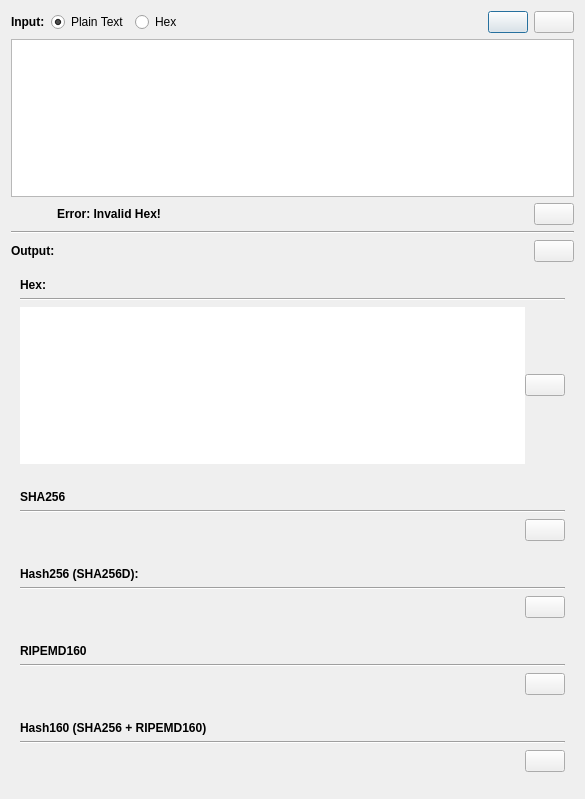
<?xml version="1.0" encoding="UTF-8"?>
<ui version="4.0">
 <class>HashCalcDialog</class>
 <widget class="QDialog" name="HashCalcDialog">
  <property name="geometry">
   <rect>
    <x>0</x>
    <y>0</y>
    <width>585</width>
    <height>799</height>
   </rect>
  </property>
  <property name="windowTitle">
   <string>Hash Calculator</string>
  </property>
  <layout class="QVBoxLayout" name="verticalLayout">
   <item>
    <layout class="QHBoxLayout" name="horizontalLayout_11">
     <item>
      <widget class="QLabel" name="label">
       <property name="sizePolicy">
        <sizepolicy hsizetype="Preferred" vsizetype="Maximum">
         <horstretch>0</horstretch>
         <verstretch>0</verstretch>
        </sizepolicy>
       </property>
       <property name="font">
        <font>
         <weight>75</weight>
         <bold>true</bold>
        </font>
       </property>
       <property name="text">
        <string>Input:</string>
       </property>
      </widget>
     </item>
     <item>
      <widget class="QRadioButton" name="radioButtonPlainText">
       <property name="text">
        <string>Plain Text</string>
       </property>
       <property name="checked">
        <bool>true</bool>
       </property>
      </widget>
     </item>
     <item>
      <widget class="QRadioButton" name="radioButtonHex">
       <property name="text">
        <string>Hex</string>
       </property>
      </widget>
     </item>
     <item>
      <spacer name="horizontalSpacer">
       <property name="orientation">
        <enum>Qt::Horizontal</enum>
       </property>
       <property name="sizeHint" stdset="0">
        <size>
         <width>40</width>
         <height>20</height>
        </size>
       </property>
      </spacer>
     </item>
     <item>
      <widget class="QPushButton" name="pushButtonClear">
       <property name="sizePolicy">
        <sizepolicy hsizetype="Maximum" vsizetype="Fixed">
         <horstretch>0</horstretch>
         <verstretch>0</verstretch>
        </sizepolicy>
       </property>
       <property name="text">
        <string/>
       </property>
       <property name="iconSize">
        <size>
         <width>24</width>
         <height>24</height>
        </size>
       </property>
      </widget>
     </item>
     <item>
      <widget class="QPushButton" name="pushButtonPaste">
       <property name="sizePolicy">
        <sizepolicy hsizetype="Maximum" vsizetype="Fixed">
         <horstretch>0</horstretch>
         <verstretch>0</verstretch>
        </sizepolicy>
       </property>
       <property name="text">
        <string/>
       </property>
       <property name="iconSize">
        <size>
         <width>24</width>
         <height>24</height>
        </size>
       </property>
      </widget>
     </item>
    </layout>
   </item>
   <item>
    <widget class="QPlainTextEdit" name="plainTextEdit">
     <property name="sizePolicy">
      <sizepolicy hsizetype="Minimum" vsizetype="Maximum">
       <horstretch>0</horstretch>
       <verstretch>0</verstretch>
      </sizepolicy>
     </property>
     <property name="plainText">
      <string notr="true"/>
     </property>
     <property name="placeholderText">
      <string comment="Enter plain text or Hex" extracomment="Enter plain text or Hex">Enter plain text</string>
     </property>
    </widget>
   </item>
   <item>
    <layout class="QHBoxLayout" name="horizontalLayoutHexWarning">
     <item>
      <widget class="QPushButton" name="pushButtonHexWarning">
       <property name="sizePolicy">
        <sizepolicy hsizetype="Maximum" vsizetype="Fixed">
         <horstretch>0</horstretch>
         <verstretch>0</verstretch>
        </sizepolicy>
       </property>
       <property name="text">
        <string/>
       </property>
       <property name="iconSize">
        <size>
         <width>24</width>
         <height>24</height>
        </size>
       </property>
       <property name="flat">
        <bool>true</bool>
       </property>
      </widget>
     </item>
     <item>
      <widget class="QLabel" name="labelInvalidHex">
       <property name="font">
        <font>
         <weight>75</weight>
         <bold>true</bold>
        </font>
       </property>
       <property name="text">
        <string>Error: Invalid Hex! </string>
       </property>
       <property name="textInteractionFlags">
        <set>Qt::NoTextInteraction</set>
       </property>
      </widget>
     </item>
     <item>
      <widget class="QPushButton" name="pushButtonHelpInvalidHex">
       <property name="sizePolicy">
        <sizepolicy hsizetype="Maximum" vsizetype="Fixed">
         <horstretch>0</horstretch>
         <verstretch>0</verstretch>
        </sizepolicy>
       </property>
       <property name="text">
        <string/>
       </property>
       <property name="iconSize">
        <size>
         <width>24</width>
         <height>24</height>
        </size>
       </property>
      </widget>
     </item>
    </layout>
   </item>
   <item>
    <widget class="Line" name="line">
     <property name="orientation">
      <enum>Qt::Horizontal</enum>
     </property>
    </widget>
   </item>
   <item>
    <layout class="QHBoxLayout" name="horizontalLayout_10">
     <item>
      <widget class="QLabel" name="label_2">
       <property name="sizePolicy">
        <sizepolicy hsizetype="Preferred" vsizetype="Maximum">
         <horstretch>0</horstretch>
         <verstretch>0</verstretch>
        </sizepolicy>
       </property>
       <property name="font">
        <font>
         <weight>75</weight>
         <bold>true</bold>
        </font>
       </property>
       <property name="text">
        <string>Output:</string>
       </property>
      </widget>
     </item>
     <item>
      <widget class="QPushButton" name="pushButtonHelp">
       <property name="sizePolicy">
        <sizepolicy hsizetype="Maximum" vsizetype="Fixed">
         <horstretch>0</horstretch>
         <verstretch>0</verstretch>
        </sizepolicy>
       </property>
       <property name="text">
        <string/>
       </property>
       <property name="iconSize">
        <size>
         <width>24</width>
         <height>24</height>
        </size>
       </property>
      </widget>
     </item>
    </layout>
   </item>
   <item>
    <widget class="QFrame" name="frame_3">
     <property name="frameShape">
      <enum>QFrame::NoFrame</enum>
     </property>
     <property name="frameShadow">
      <enum>QFrame::Raised</enum>
     </property>
     <property name="lineWidth">
      <number>1</number>
     </property>
     <layout class="QVBoxLayout" name="verticalLayout_4">
      <property name="topMargin">
       <number>10</number>
      </property>
      <property name="bottomMargin">
       <number>10</number>
      </property>
      <item>
       <widget class="QLabel" name="label_16">
        <property name="font">
         <font>
          <weight>75</weight>
          <bold>true</bold>
         </font>
        </property>
        <property name="text">
         <string>Hex:</string>
        </property>
       </widget>
      </item>
      <item>
       <widget class="Line" name="line_5">
        <property name="orientation">
         <enum>Qt::Horizontal</enum>
        </property>
       </widget>
      </item>
      <item>
       <layout class="QHBoxLayout" name="horizontalLayout_7" stretch="0,0">
        <property name="spacing">
         <number>0</number>
        </property>
        <property name="leftMargin">
         <number>0</number>
        </property>
        <item>
         <widget class="QTextBrowser" name="textBrowserHex">
          <property name="font">
           <font>
            <family>Noto Mono</family>
           </font>
          </property>
          <property name="acceptDrops">
           <bool>false</bool>
          </property>
          <property name="styleSheet">
           <string notr="true"/>
          </property>
          <property name="frameShape">
           <enum>QFrame::NoFrame</enum>
          </property>
          <property name="frameShadow">
           <enum>QFrame::Sunken</enum>
          </property>
          <property name="lineWidth">
           <number>0</number>
          </property>
          <property name="verticalScrollBarPolicy">
           <enum>Qt::ScrollBarAsNeeded</enum>
          </property>
          <property name="horizontalScrollBarPolicy">
           <enum>Qt::ScrollBarAlwaysOff</enum>
          </property>
          <property name="textInteractionFlags">
           <set>Qt::TextSelectableByMouse</set>
          </property>
          <property name="openLinks">
           <bool>false</bool>
          </property>
         </widget>
        </item>
        <item>
         <widget class="QPushButton" name="pushButtonCopyHex">
          <property name="sizePolicy">
           <sizepolicy hsizetype="Maximum" vsizetype="Fixed">
            <horstretch>0</horstretch>
            <verstretch>0</verstretch>
           </sizepolicy>
          </property>
          <property name="text">
           <string/>
          </property>
          <property name="iconSize">
           <size>
            <width>24</width>
            <height>24</height>
           </size>
          </property>
         </widget>
        </item>
       </layout>
      </item>
     </layout>
    </widget>
   </item>
   <item>
    <widget class="QFrame" name="frame_4">
     <property name="frameShape">
      <enum>QFrame::NoFrame</enum>
     </property>
     <property name="frameShadow">
      <enum>QFrame::Raised</enum>
     </property>
     <property name="lineWidth">
      <number>1</number>
     </property>
     <layout class="QVBoxLayout" name="verticalLayout_5">
      <property name="topMargin">
       <number>10</number>
      </property>
      <property name="bottomMargin">
       <number>10</number>
      </property>
      <item>
       <widget class="QLabel" name="label_14">
        <property name="font">
         <font>
          <weight>75</weight>
          <bold>true</bold>
         </font>
        </property>
        <property name="text">
         <string>SHA256</string>
        </property>
       </widget>
      </item>
      <item>
       <widget class="Line" name="line_6">
        <property name="orientation">
         <enum>Qt::Horizontal</enum>
        </property>
       </widget>
      </item>
      <item>
       <layout class="QHBoxLayout" name="horizontalLayout_4">
        <item>
         <widget class="QLabel" name="labelSHA256">
          <property name="font">
           <font>
            <family>Noto Mono</family>
           </font>
          </property>
          <property name="text">
           <string/>
          </property>
          <property name="textInteractionFlags">
           <set>Qt::LinksAccessibleByMouse|Qt::TextSelectableByMouse</set>
          </property>
         </widget>
        </item>
        <item>
         <widget class="QPushButton" name="pushButtonCopySHA256">
          <property name="sizePolicy">
           <sizepolicy hsizetype="Maximum" vsizetype="Fixed">
            <horstretch>0</horstretch>
            <verstretch>0</verstretch>
           </sizepolicy>
          </property>
          <property name="text">
           <string/>
          </property>
          <property name="iconSize">
           <size>
            <width>24</width>
            <height>24</height>
           </size>
          </property>
         </widget>
        </item>
       </layout>
      </item>
     </layout>
    </widget>
   </item>
   <item>
    <widget class="QFrame" name="frame_7">
     <property name="frameShape">
      <enum>QFrame::NoFrame</enum>
     </property>
     <property name="frameShadow">
      <enum>QFrame::Raised</enum>
     </property>
     <property name="lineWidth">
      <number>1</number>
     </property>
     <layout class="QVBoxLayout" name="verticalLayout_8">
      <property name="topMargin">
       <number>10</number>
      </property>
      <property name="bottomMargin">
       <number>10</number>
      </property>
      <item>
       <widget class="QLabel" name="label_3">
        <property name="font">
         <font>
          <weight>75</weight>
          <bold>true</bold>
         </font>
        </property>
        <property name="text">
         <string>Hash256 (SHA256D):</string>
        </property>
       </widget>
      </item>
      <item>
       <widget class="Line" name="line_9">
        <property name="orientation">
         <enum>Qt::Horizontal</enum>
        </property>
       </widget>
      </item>
      <item>
       <layout class="QHBoxLayout" name="horizontalLayout">
        <item>
         <widget class="QLabel" name="labelSHA256D">
          <property name="font">
           <font>
            <family>Noto Mono</family>
           </font>
          </property>
          <property name="text">
           <string/>
          </property>
          <property name="textInteractionFlags">
           <set>Qt::LinksAccessibleByMouse|Qt::TextSelectableByMouse</set>
          </property>
         </widget>
        </item>
        <item>
         <widget class="QPushButton" name="pushButtonCopySHA256D">
          <property name="sizePolicy">
           <sizepolicy hsizetype="Maximum" vsizetype="Fixed">
            <horstretch>0</horstretch>
            <verstretch>0</verstretch>
           </sizepolicy>
          </property>
          <property name="text">
           <string/>
          </property>
          <property name="iconSize">
           <size>
            <width>24</width>
            <height>24</height>
           </size>
          </property>
         </widget>
        </item>
       </layout>
      </item>
     </layout>
    </widget>
   </item>
   <item>
    <widget class="QFrame" name="frame_5">
     <property name="frameShape">
      <enum>QFrame::NoFrame</enum>
     </property>
     <property name="frameShadow">
      <enum>QFrame::Raised</enum>
     </property>
     <property name="lineWidth">
      <number>1</number>
     </property>
     <layout class="QVBoxLayout" name="verticalLayout_6">
      <property name="topMargin">
       <number>10</number>
      </property>
      <property name="bottomMargin">
       <number>10</number>
      </property>
      <item>
       <widget class="QLabel" name="label_13">
        <property name="font">
         <font>
          <weight>75</weight>
          <bold>true</bold>
         </font>
        </property>
        <property name="text">
         <string>RIPEMD160</string>
        </property>
       </widget>
      </item>
      <item>
       <widget class="Line" name="line_7">
        <property name="orientation">
         <enum>Qt::Horizontal</enum>
        </property>
       </widget>
      </item>
      <item>
       <layout class="QHBoxLayout" name="horizontalLayout_2">
        <item>
         <widget class="QLabel" name="labelRIPEMD160">
          <property name="font">
           <font>
            <family>Noto Mono</family>
           </font>
          </property>
          <property name="text">
           <string/>
          </property>
          <property name="textInteractionFlags">
           <set>Qt::LinksAccessibleByMouse|Qt::TextSelectableByMouse</set>
          </property>
         </widget>
        </item>
        <item>
         <widget class="QPushButton" name="pushButtonCopyRIPEMD160">
          <property name="sizePolicy">
           <sizepolicy hsizetype="Maximum" vsizetype="Fixed">
            <horstretch>0</horstretch>
            <verstretch>0</verstretch>
           </sizepolicy>
          </property>
          <property name="text">
           <string/>
          </property>
          <property name="iconSize">
           <size>
            <width>24</width>
            <height>24</height>
           </size>
          </property>
         </widget>
        </item>
       </layout>
      </item>
     </layout>
    </widget>
   </item>
   <item>
    <widget class="QFrame" name="frame_6">
     <property name="frameShape">
      <enum>QFrame::NoFrame</enum>
     </property>
     <property name="frameShadow">
      <enum>QFrame::Raised</enum>
     </property>
     <property name="lineWidth">
      <number>1</number>
     </property>
     <layout class="QVBoxLayout" name="verticalLayout_7">
      <property name="topMargin">
       <number>10</number>
      </property>
      <property name="bottomMargin">
       <number>10</number>
      </property>
      <item>
       <widget class="QLabel" name="label_12">
        <property name="font">
         <font>
          <weight>75</weight>
          <bold>true</bold>
         </font>
        </property>
        <property name="text">
         <string>Hash160 (SHA256 + RIPEMD160)</string>
        </property>
       </widget>
      </item>
      <item>
       <widget class="Line" name="line_8">
        <property name="orientation">
         <enum>Qt::Horizontal</enum>
        </property>
       </widget>
      </item>
      <item>
       <layout class="QHBoxLayout" name="horizontalLayout_3">
        <item>
         <widget class="QLabel" name="labelHash160">
          <property name="font">
           <font>
            <family>Noto Mono</family>
           </font>
          </property>
          <property name="text">
           <string/>
          </property>
          <property name="textInteractionFlags">
           <set>Qt::LinksAccessibleByMouse|Qt::TextSelectableByMouse</set>
          </property>
         </widget>
        </item>
        <item>
         <widget class="QPushButton" name="pushButtonCopyHash160">
          <property name="sizePolicy">
           <sizepolicy hsizetype="Maximum" vsizetype="Fixed">
            <horstretch>0</horstretch>
            <verstretch>0</verstretch>
           </sizepolicy>
          </property>
          <property name="text">
           <string/>
          </property>
          <property name="iconSize">
           <size>
            <width>24</width>
            <height>24</height>
           </size>
          </property>
         </widget>
        </item>
       </layout>
      </item>
     </layout>
    </widget>
   </item>
   <item>
    <spacer name="verticalSpacer">
     <property name="orientation">
      <enum>Qt::Vertical</enum>
     </property>
     <property name="sizeHint" stdset="0">
      <size>
       <width>20</width>
       <height>40</height>
      </size>
     </property>
    </spacer>
   </item>
  </layout>
 </widget>
 <resources/>
 <connections/>
</ui>
